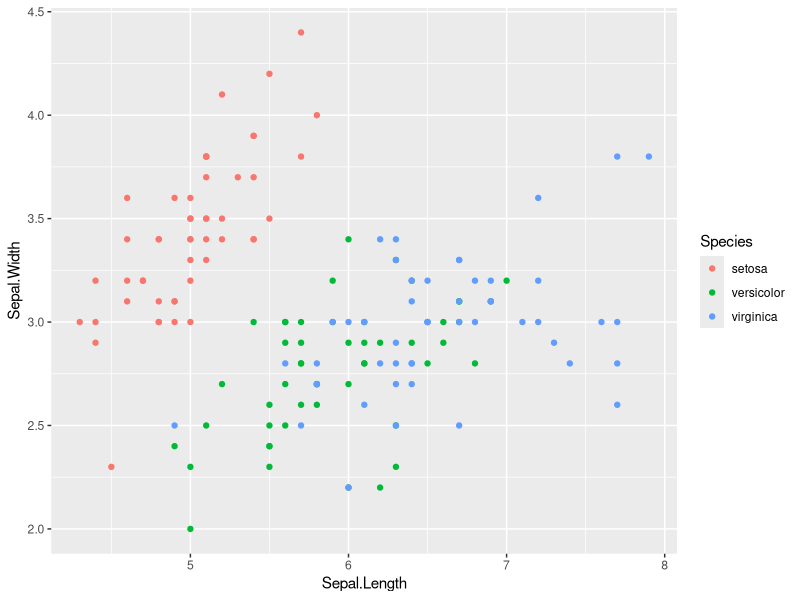
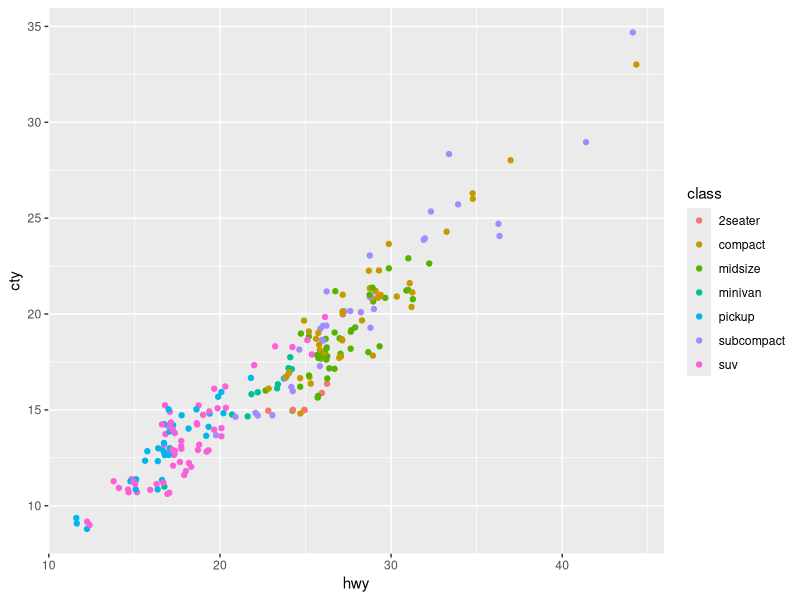

The R source for these figures, in order:
## ---- chunk 1
library(tidyverse)
knitr::opts_chunk$set(fig.width = 10, fig.height = 5, fig.align = 'center')
## ---- chunk 2
iris %>% 
  ggplot(aes(Sepal.Length, Sepal.Width, col = Species)) +
  geom_point()
## ---- chunk 3
mpg %>% 
  ggplot(aes(hwy, cty, col = class)) +
  geom_jitter() #<<
